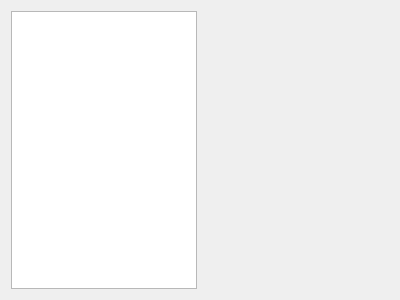
<?xml version="1.0" encoding="UTF-8"?>
<ui version="4.0">
 <class>SettingsPage</class>
 <widget class="QWidget" name="SettingsPage">
  <property name="geometry">
   <rect>
    <x>0</x>
    <y>0</y>
    <width>400</width>
    <height>300</height>
   </rect>
  </property>
  <property name="windowTitle">
   <string>Form</string>
  </property>
  <layout class="QHBoxLayout" name="horizontalLayout">
   <item>
    <widget class="QListWidget" name="listWidget">
     <property name="sizeAdjustPolicy">
      <enum>QAbstractScrollArea::AdjustToContents</enum>
     </property>
    </widget>
   </item>
   <item>
    <widget class="QStackedWidget" name="stackedWidget">
     <widget class="QWidget" name="page"/>
     <widget class="QWidget" name="page_2"/>
    </widget>
   </item>
  </layout>
 </widget>
 <resources/>
 <connections/>
</ui>
